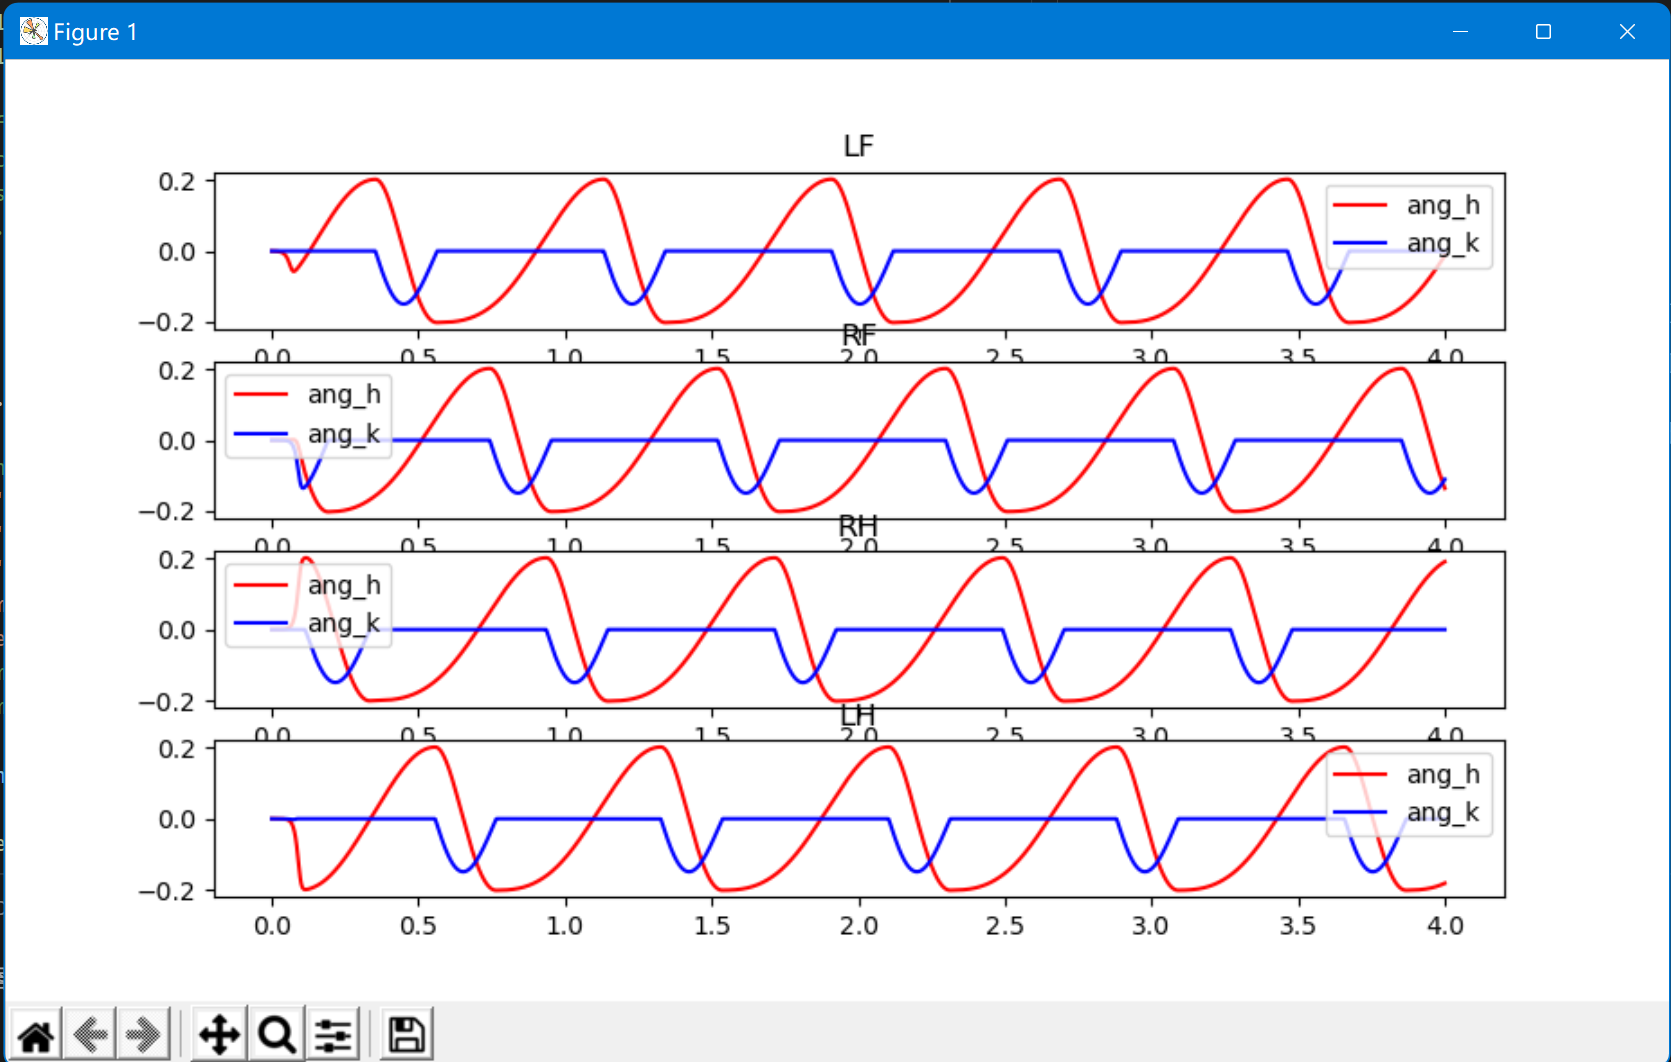

Source code (Python):
import numpy as np
import matplotlib.pyplot as plt

class Quadfly():
    def __init__(self):
        self.l1 = 0.209
        self.l2 = 0.180

        self.angleh_s = np.math.pi / 4.
        self.anglek_s = - 0.5 * np.math.pi

        # 前肘后膝
        self.leg_type = [1,1,1,1,1,-1,1,-1]
        self.angle_init = [1,1,1,1,-1,-1,-1,-1]

        # 前肘后肘
        self.leg_type = [1,1,1,1,1,1,1,1]
        self.angle_init = [1,1,1,1,1,1,1,1]
        
        #L = 0.70 *(self.l1+self.l2)
        #self.angleh_s = np.arccos((L**2 + self.l1**2 - self.l2**2)/(2*L*self.l1))
        #self.anglek_s = -np.abs(np.arccos((L**2 - self.l1**2 - self.l2**2)/(2*self.l1*self.l2)))
        #print('angleh_s', self.angleh_s, 'anglek_s', self.anglek_s)

        self.mu = 1
        self.alpha = 100
        self.a=100
        self.omega_sw=5*np.math.pi
        self.hk=1
        # pace:beta, (phi_LF, phi_RLF, phi_RH, phi_LH), v, h 
        self.walk_config={'name':'walk', 'beta':0.75, 'phi':[0,0.5,0.25,0.75], 'v':0.1, 'h':0.02}
        self.trot_config={'name':'trot', 'beta':0.5, 'phi':[0,0.5,0,0.5], 'v':0.5, 'h':0.04}
        self.pace_config={'name':'pace', 'beta':0.5, 'phi':[0,0.5,0.5,0], 'v':0.7,  'h':0.02}
        self.gallop_config={'name':'gallop', 'beta':0.5, 'phi':[0,0.1,0.6,0.5], 'v':1.0, 'h':0.04}
        self.stand_config={'name':'stand', 'beta':0.5, 'phi':[0,0.5,0,0.5], 'v':0.0, 'h':0.04}
        #self.bound_config={'name':'bound', 'beta':0.5, 'phi':[0,0.,0.5,0.5], 'v':0.3,  'h':0.02}
        #self.pronk_config={'name':'pronk', 'beta':0.75, 'phi':[0,0,0,0], 'v':0.3, 'h':0.02}

        configs = [self.walk_config, self.trot_config, self.pace_config, self.gallop_config, self.stand_config]
        for config in configs:
            omega_st = self.fomega_st(config['beta'])
            config['T'] = np.math.pi/self.omega_sw + np.math.pi/omega_st
            config['Ah'] = self.Ah(config['beta'], config['v'], config['T'])
            config['Ak'] = self.Ak(config['h'])
            self.config_info(config)

        #print(0.5*0.5*1.4*0.4 / np.sqrt(self.l1**2+self.l2**2-2*self.l1*self.l2*np.cos(self.anglek_s+self.angleh_s)))

        # sim
        self.step=0.001
        period=4
        self.steps = np.arange(0, period, self.step)
        #q = np.array([0.1,0,0,0,0,0,0,0])
        #q = np.array([0.001,0.001,0,0,0,0,0,0])
        q = np.array([0.001,0.001,0,0,0,0,0,0])
        self.Q = np.reshape(q, (8,1))
    
    def config_info(self, config):
        print('----- ', config['name'], ' -----')
        print('beta:', config['beta'], 'v:', config['v'],'m/s', 'h:', config['h'], 'm', 'T:', config['T'], 's',
        'Ah:', np.math.degrees(config['Ah']), 'Ak', np.math.degrees(config['Ak']))

    def Ah(self, beta, v, T):
        return np.arcsin(0.5*beta*v*T / np.sqrt(self.l1**2+self.l2**2-2*self.l1*self.l2*np.cos(self.anglek_s+self.angleh_s)))
    
    def Ak(self, h):
        return np.arccos(np.cos(self.angleh_s+self.anglek_s)-h/self.l2)+(self.angleh_s+self.anglek_s)
    
    def fomega_st(self, beta):
        return ((1-beta)/beta)*self.omega_sw

    def fomega(self, beta, L):
        omega_st = self.fomega_st(beta)
        L1 = L[1,0]
        return omega_st/(np.exp(-self.a*L1)+1) + self.omega_sw/(np.exp(self.a*L1)+1)
    
    def angle_h(self, r, Ah):
        return -r * Ah
    
    def angle_k(self, r, Ak):
        if r <= 0:
            return Ak*r
        else:
            return 0.
    
    def angle(self, Q, config):
        ang = []
        for i in range(len(Q)):
            if i % 2 == 0:
                ang.append(self.angle_h(Q[i,0], config['Ah']))
            else:
                ang.append(self.angle_k(Q[i,0], config['Ak']))
        for i in range(8):
            ang[i] = ang[i] * self.leg_type[i]
        return ang
    
    def Mi(self, L, omega):
        p = self.alpha*(self.mu-np.dot(L.T, L)[0,0])
        return np.array([[p, -omega],[omega, p]])

    def Ri(self, phi, i, j):
        theta = 2*np.math.pi*(phi[i]-phi[j])
        return np.array([[np.cos(theta), -np.sin(theta)],[np.sin(theta), np.cos(theta)]])
    
    def R(self, phi):
        Rall=[]
        for i in range(4):
            Row=[]
            for j in range(4):
                Row.append(self.Ri(phi, i, j))
            
            Row = np.c_[Row[0], Row[1], Row[2], Row[3]]
            Rall.append(Row)
        return np.r_[Rall[0], Rall[1], Rall[2], Rall[3]]

    def hopf(self, Q, beta, phi):
        M = []
        for i in range(4):
            omega = self.fomega(beta, Q[i*2:(i+1)*2,:])
            Mitmp = np.dot(self.Mi(Q[i*2:(i+1)*2,:], omega), Q[i*2:(i+1)*2,:])
            M.append(Mitmp)
        F = np.r_[M[0], M[1], M[2], M[3]]
        return F + np.dot(self.R(phi), Q)

    def run(self, config):    
        ang=[]
        for i in range(len(self.steps)):
            output = self.hopf(self.Q, config['beta'], config['phi'])
            self.Q = output*self.step + self.Q
            
            ang.append(self.angle(self.Q, config))
        ret = np.array(ang)
        return ret
    
    def step_ctrl(self, step, config):
        output = self.hopf(self.Q, config['beta'], config['phi'])
        self.Q = output*step + self.Q
        
        angles = self.angle(self.Q, config)
        for i in range(4):
            angles[i*2] = self.angleh_s * self.angle_init[i*2] +angles[i*2]
            angles[i*2 + 1] = self.anglek_s*self.angle_init[i*2+1] + angles[i*2 + 1]
        return angles
    
if __name__ == "__main__":
    quad = Quadfly()
    ret = quad.run(quad.walk_config)

    step=0.001
    period=4
    steps = np.arange(0, period, step)

    titles = ['LF', 'RF', 'RH', 'LH']
    fig, ax = plt.subplots(4,1, figsize=(16, 16))
    for i in range(4):
        ax[i].plot(steps, ret[:,i*2], 'r', label='ang_h')
        ax[i].plot(steps, ret[:,i*2+1], 'b', label='ang_k')
        ax[i].legend()
        ax[i].set_title(titles[i])
    plt.plot()
    plt.show()
